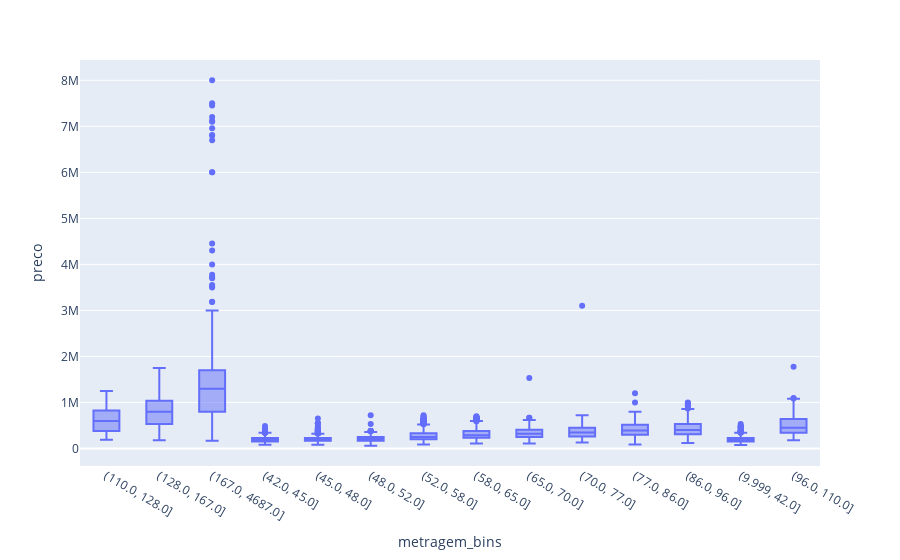

This figure's notebook cell:
### Code cell
fig = px.box(base_original, x='metragem_bins', y='preco', category_orders={})
fig.update_layout( xaxis={
                  'categoryorder': 'category ascending'})

fig.show()

### Figure 1 — Plotly figure (JSON) as saved in the notebook; plotly's stock layout.template omitted (floating-point values rounded to 4 significant figures; data arrays with more than 128 entries replaced by an {"elided": "..."} marker saying what was removed)
{"data": [{"alignmentgroup": "True", "hovertemplate": "metragem_bins=%{x}<br>preco=%{y}<extra></extra>", "legendgroup": "", "marker": {"color": "#636efa"}, "name": "", "notched": false, "offsetgroup": "", "orientation": "v", "showlegend": false, "type": "box", "x": {"elided": "8395 str values"}, "x0": " ", "xaxis": "x", "y": {"elided": "8395 int values"}, "y0": " ", "yaxis": "y"}], "layout": {"boxmode": "group", "legend": {"tracegroupgap": 0}, "margin": {"t": 60}, "xaxis": {"anchor": "y", "categoryorder": "category ascending", "domain": [0, 1], "title": {"text": "metragem_bins"}}, "yaxis": {"anchor": "x", "domain": [0, 1], "title": {"text": "preco"}}}}
